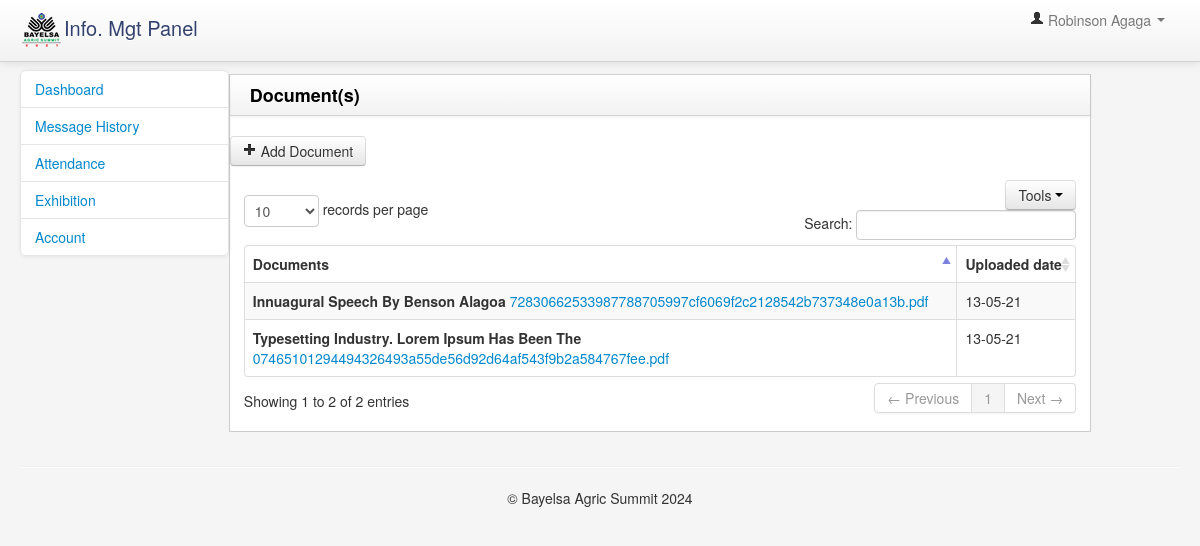
/mgt/documents.php (signed in), run on the app's committed database.
### tables this page shows
CREATE TABLE IF NOT EXISTS `documents` (
  `doc_id` int(11) NOT NULL AUTO_INCREMENT,
  `filename` varchar(200) NOT NULL,
  `name` varchar(200) NOT NULL,
  `upload_date` varchar(200) NOT NULL,
  `month` varchar(200) NOT NULL,
  `day` varchar(200) NOT NULL,
  PRIMARY KEY (`doc_id`)
);

### mgt/scripts/functions.php (called while the page is built, shortened)
<?php
function ExecuteQuery($query){
	global $connection;
	$result = mysqli_query($connection,$query);
	return $result;
}
function SqlArray($result){
	$rows = mysqli_fetch_array($result);
	return $rows;
}
?>

### mgt/documents.php (the view, shortened to what this page needs)
<?php
 require_once("scripts/config.php"); ?>
<?php require_once("scripts/functions.php");
$result  =  ExecuteQuery("SELECT * FROM documents ");
?>
<!DOCTYPE html>
<html>
    <head>
        <link href="bootstrap/css/bootstrap.min.css" rel="stylesheet" media="screen">
        <link href="bootstrap/css/bootstrap-responsive.min.css" rel="stylesheet" media="screen">
        <link href="assets/styles.css" rel="stylesheet" media="screen">
        <link href="assets/DT_bootstrap.css" rel="stylesheet" media="screen">
    </head>
    <body>
        <div class="navbar navbar-fixed-top">
               <?php  include("tools/admin_header.php");?>
        </div>
        <div class="container-fluid">
            <div class="row-fluid">
                      <?php  include("tools/leftbar.php");?>
                <div class="span9" id="content">
                     <div class="row-fluid">
                        <div class="block">
                            <div class="navbar navbar-inner block-header">
                                <div class="muted pull-left"><b style="font-size:18px; color:#000">Document(s)</b></div>
                            </div>
							<br/>
							<a href="add_documents"><button class="btn"><i class="icon-plus"></i> Add Document</button></a>
                            <div class="block-content collapse in">
                                <div class="span12">
                                   <div class="table-toolbar">
                                      <div class="btn-group pull-right">
                                         <button data-toggle="dropdown" class="btn dropdown-toggle">Tools <span class="caret"></span></button>
                                      </div>
                                   </div>
                                    <table cellpadding="0" cellspacing="0" border="0" class="table table-striped table-bordered" id="example2">
                                        <thead>
                                            <tr>
											<th width="60%">Documents</th>
                                                <th width="10%">Uploaded date</th>
                                        </thead>
                                        <tbody>
                                         <?php while($rows=SqlArray($result)){  ?>
                                            <tr class="gradeU">
                                                <td><b><?php echo ucwords($rows['name']);?></b> <a href="../document_archive/<?php echo $rows['filename'];?>"><?php echo $rows['filename'];?></a></td>
                                                <td><?php echo $rows['upload_date'];?></td>
                                            </tr><?php  }?>
                                        </tbody>
                                    </table>
                                </div>
                            </div>
                        </div>
                    </div>
                </div>
            </div>
             <hr>
             <?php include('includes/footer.php');?>
        </div>
         <link href="vendors/datepicker.css" rel="stylesheet" media="screen">
        <link href="vendors/uniform.default.css" rel="stylesheet" media="screen">
        <link href="vendors/chosen.min.css" rel="stylesheet" media="screen">
        <link href="vendors/wysiwyg/bootstrap-wysihtml5.css" rel="stylesheet" media="screen">
    </body>
</html>

### mgt/assets/styles.css (style rules this page uses)
body { padding-top: 0; padding-bottom: 40px; background-color: #f5f5f5; }
@media (min-width: 979px) { body { padding-top: 60px; } }
#content { margin-left:0px; }
.block { border: 1px solid #ccc; background: white; margin: 1em 0em; border-top: none; }
.block-content { margin: 1em; min-height: .25em; }
.block-header { margin-bottom: 0px; border-right: none; border-left: none; -webkit-border-radius: 0px; -moz-border-radius: 0px; border-radius: 0px; }
.block-header div { padding-top: 10px; }

### data on the page
documents: name "Innuagural Speech By Benson Alagoa", filename "72830662533987788705997cf6069f2c2128542b737348e0a13b.pdf", upload_date "13-05-21"
documents: name "Typesetting Industry. Lorem Ipsum Has Been The", filename "07465101294494326493a55de56d92d64af543f9b2a584767fee.pdf", upload_date "13-05-21"

### other printed values
$_SESSION['user'] "Robinson Agaga"
